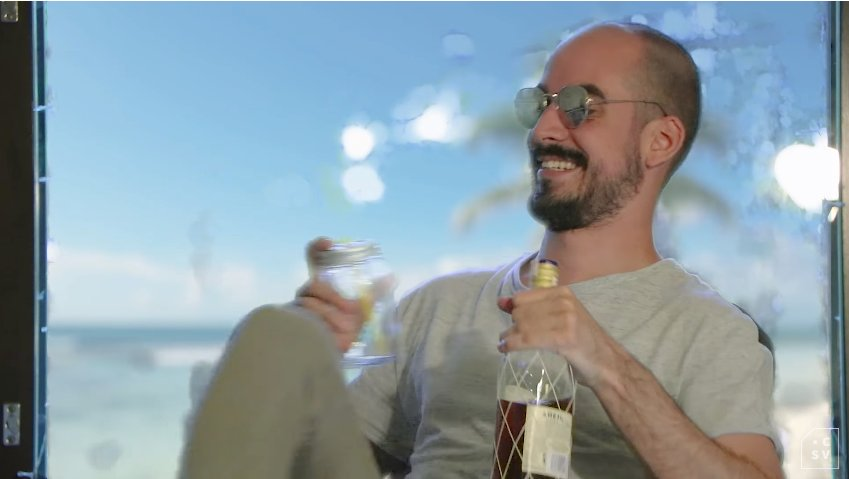
#> input picture assets/original.jpg, 849 x 479 px
$ python prepare_images.py assets   (older library calls are emulated)
#> lines starting #> are read from the running program, lines starting #| are printed output that depends on the picture
#> further down, img is the input picture: PIL image 849x479 RGB; mean R, G, B 141.8, 158, 165.9
from PIL import Image
import os
import argparse

parser = argparse.ArgumentParser()
parser.add_argument('directory')
args = parser.parse_args()


def make_square(im, min_size=256, fill_color=(255, 255, 255, 1)):
#> called with min_size = 256, fill_color = (255, 255, 255, 1)
    x, y = im.size
#> x = 512; y = 289
    size = max(min_size, x, y)
#> size = 512
    new_im = Image.new('RGBA', (size, size), fill_color)
    new_im.paste(im, (int((size - x) / 2), int((size - y) / 2)))
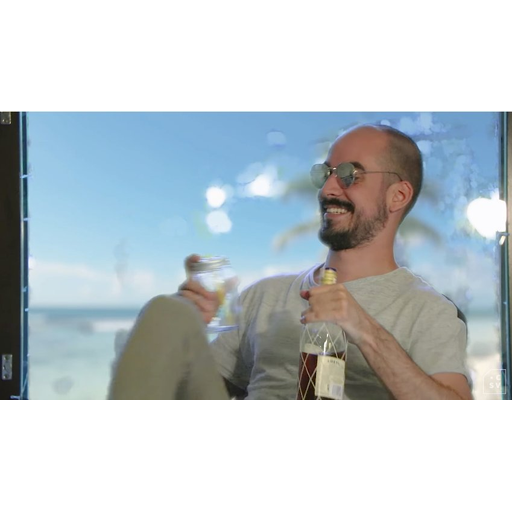
#> new_im: PIL image 512x512 RGBA; mean R, G, B, A 191.1, 200.2, 204.7, 144.4; transparent parts drawn white
    return new_im


for root, dirs, files in os.walk(args.directory, topdown=False):
    for i, name in enumerate(files):
        print('Processing {}'.format(os.path.join(args.directory,name)))
        img = Image.open(os.path.join(args.directory, name))
        img.thumbnail((512, 512), Image.ANTIALIAS)
        img = make_square(img)
        img.save('./cropped/'+str(i+50)+'.png')
